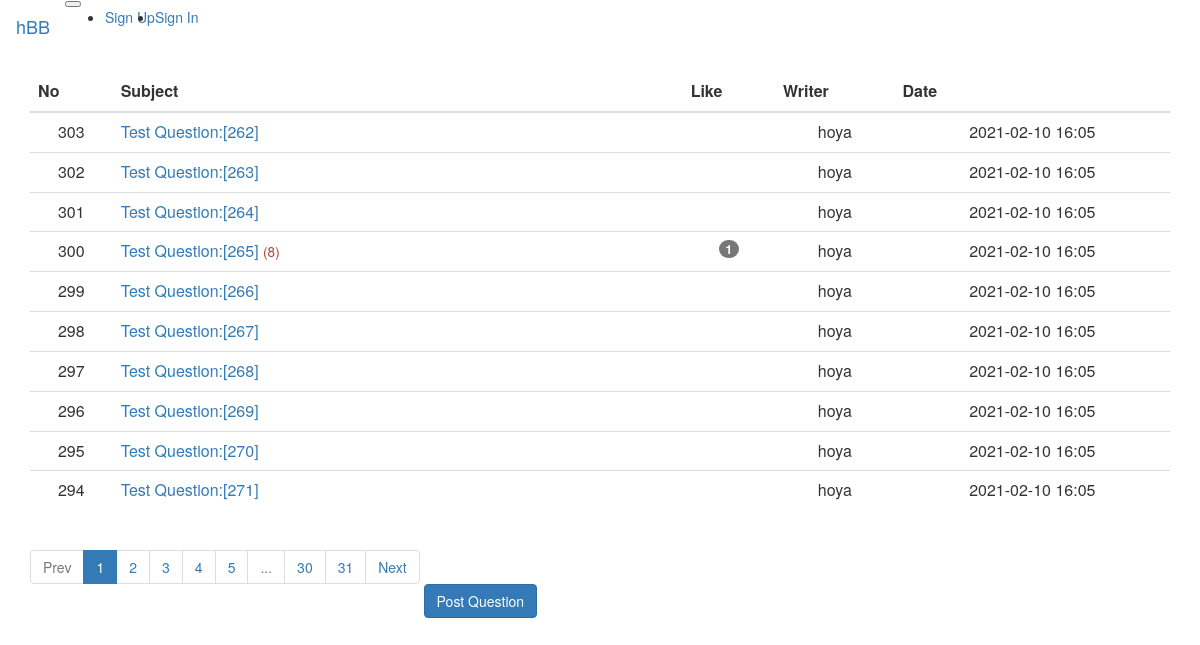
Page /question/list/ on the committed database.
### src/models/question.py (models this page shows)
class QuestionModel(db.Model):
    id = db.Column(db.Integer, primary_key=True)
    subject = db.Column(db.String(200), nullable=False)
    content = db.Column(db.Text(), nullable=False)
    created_date = db.Column(db.DateTime(), nullable=False)
    user_id = db.Column(
        db.Integer, db.ForeignKey("user_model.id", ondelete="CASCADE"), nullable=False
    )
    user = db.relationship("UserModel", backref=db.backref("question_set"))
    modified_date = db.Column(db.DateTime(), nullable=True)
    like = db.relationship(
        "UserModel", secondary=question_like, backref=db.backref("question_like_set")
    )

### src/models/user.py (models this page shows)
class UserModel(db.Model):
    id = db.Column(db.Integer, primary_key=True)
    username = db.Column(db.String(150), unique=True, nullable=False)
    password = db.Column(db.String(200), nullable=False)
    email = db.Column(db.String(120), unique=True, nullable=False)

### src/views/question_views.py (the view)
@bp.route("/list/")
def _list():
    page = request.args.get("page", type=int, default=1)
    question_list = QuestionModel.query.order_by(QuestionModel.created_date.desc())
    question_list = question_list.paginate(page, per_page=10)
    return render_template("question/question_list.html", question_list=question_list)

### src/filter.py (called while the page is built)
def format_datetime(value, fmt="%Y-%m-%d %H:%M"):
    return value.strftime(fmt)

### src/views/account_views.py (called while the page is built)
@bp.before_app_request
def load_signed_in_user():
    user_id = session.get("user_id")
    if user_id is None:
        g.user = None
    else:
        g.user = UserModel.query.get(user_id)

### src/templates/question/question_list.html
{% extends "base.html" %}
{% block content %}
<div class="container my-3">
  <table class="table">
    <thead>
      <tr class="text-center thead-dark">
        <th>No</th>
        <th style="width: 50%">Subject</th>
        <th>Like</th>
        <th>Writer</th>
        <th>Date</th>
      </tr>
    </thead>
    <tbody>
      {% if question_list %} {% for question in question_list.items %}
      <tr class="text-center">
        <td>{{ question_list.total - ((question_list.page - 1) * question_list.per_page) - loop.index0 }}</td>
        <td class="text-left">
          <a href="{{ url_for('question.detail', question_id=question.id) }}">
            {{ question.subject }}
          </a>
          {% if question.answer_set|length > 0 %}
          <span class="text-danger small ml-2">({{ question.answer_set|length }})</span>
          {% endif %}
        </td>
        <td>
          {% if question.like|length > 0 %}
          <span class="badge badge-warning px-2 py-1">{{ question.like|length }}</span>
          {% endif %}
        </td>
        <td>{{ question.user.username }}</td>
        <td>{{ question.created_date|datetime }}</td>
      </tr>
      {% endfor %} {% else %}
      <tr>
        <td colspan="3">There are no questions.</td>
      </tr>
      {% endif %}
    </tbody>
  </table>
  <ul class="pagination justify-content-center">
    {% if question_list.has_prev %}
    <li class="page-item">
      <a class="page-link" href="?page={{ question_list.prev_num }}">Prev</a>
    </li>
    {% else %}
    <li class="page-item disabled">
      <a class="page-link" tabindex="-1" aria-disabled="true" href="#">Prev</a>
    </li>
    {% endif %}
    {% for page_num in question_list.iter_pages() %}
    {% if page_num %}
    {% if page_num != question_list.page %}
    <li class="page-item">
      <a class="page-link" href="?page={{ page_num }}">{{ page_num }}</a>
    </li>
    {% else %}
    <li class="page-item active" aria-current="page">
      <a class="page-link" href="#">{{ page_num }}</a>
    </li>
    {% endif %} {% else %}
    <li class="disabled">
      <a class="page-link" href="#">...</a>
    </li>
    {% endif %} {% endfor %}
    {% if question_list.has_next %}
    <li class="page-item">
      <a class="page-link" href="?page={{ question_list.next_num }}">Next</a>
    </li>
    {% else %}
    <li class="page-item disabled">
      <a class="page-link" tabindex="-1" aria-disabled="true" href="#">Next</a>
    </li>
    {% endif %}
  </ul>
  <a href="{{ url_for('question.create') }}" class="btn btn-primary">Post Question</a>
</div>
{% endblock %}

### rows in the picture
QuestionModel: total "303", subject "Test Question:[262]", user.username "hoya", created_date "2021-02-10 16:05"
QuestionModel: total "302", subject "Test Question:[263]", user.username "hoya", created_date "2021-02-10 16:05"
QuestionModel: total "301", subject "Test Question:[264]", user.username "hoya", created_date "2021-02-10 16:05"
QuestionModel: total "300", subject "Test Question:[265]", answer_set|length "8", like|length "1", user.username "hoya", created_date "2021-02-10 16:05"
QuestionModel: total "299", subject "Test Question:[266]", user.username "hoya", created_date "2021-02-10 16:05"
QuestionModel: total "298", subject "Test Question:[267]", user.username "hoya", created_date "2021-02-10 16:05"
QuestionModel: total "297", subject "Test Question:[268]", user.username "hoya", created_date "2021-02-10 16:05"
QuestionModel: total "296", subject "Test Question:[269]", user.username "hoya", created_date "2021-02-10 16:05"
QuestionModel: total "295", subject "Test Question:[270]", user.username "hoya", created_date "2021-02-10 16:05"
QuestionModel: total "294", subject "Test Question:[271]", user.username "hoya", created_date "2021-02-10 16:05"

### other values in the picture
{{ page_num }} "1"
{{ page_num }} "2" "3" "4" "5" "30" "31"
